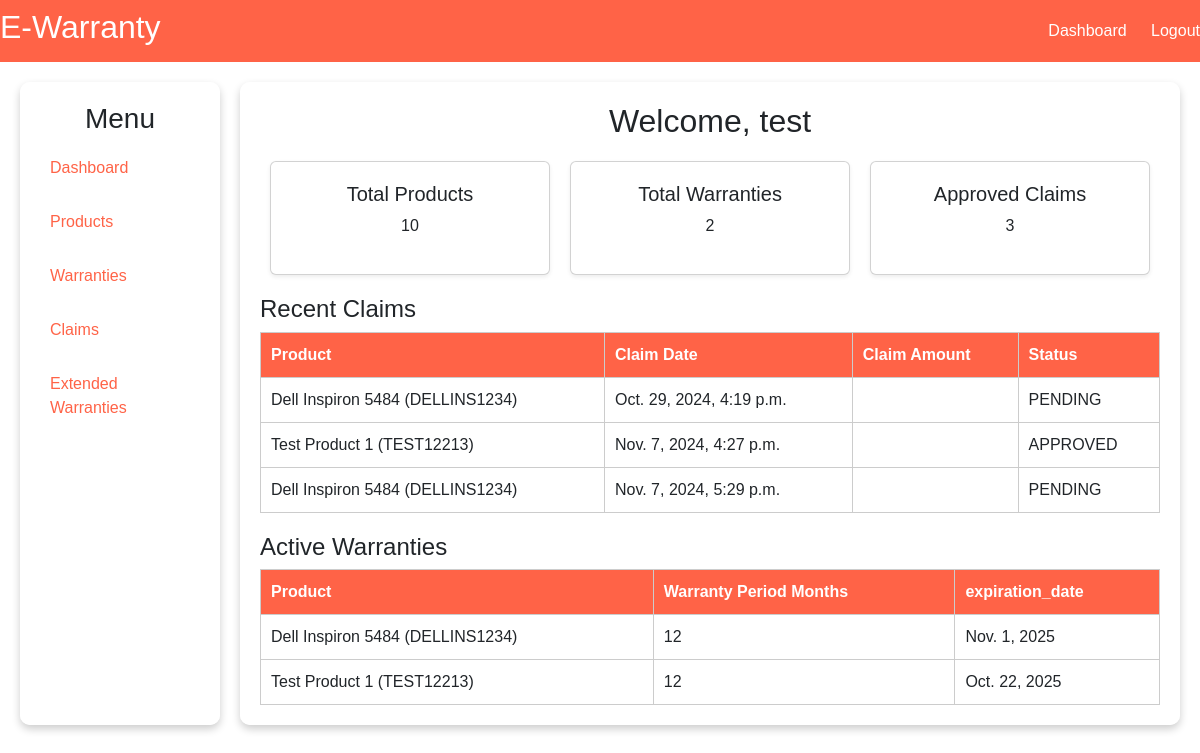
/customer/dashboard (signed in), run on the app's committed database.
### warranty_management/models.py (models this page shows, shortened)
class Claim(models.Model):
    STATUS_CHOICES = [
        ('PENDING', 'Pending'),
        ('APPROVED', 'Approved'),
        ('REJECTED', 'Rejected'),
        ('RESOLVED', 'Resolved'),
    ]
    ISSUE_SEVERITY = [
        ('CRITICAL','Critical'),
        ('HIGH', 'High'),
        ('MODERATE','Moderate'),
        ('LOW','Low'),
    ]
    customer = models.ForeignKey(Customer, on_delete=models.CASCADE, related_name='claims')
    product = models.ForeignKey(Product, on_delete=models.CASCADE)
    issue_description = models.TextField()
    date_of_claim = models.DateTimeField(auto_now_add=True)
    claim_amount = models.DecimalField(max_digits=15, decimal_places=2)
    status = models.CharField(max_length=10, choices=STATUS_CHOICES, default='PENDING')
    repair_document = models.FileField(upload_to='documents/cliams/', blank=True, null=True)  # Add document upload field
    document_url=models.CharField(max_length=1024, blank=True, null=True)
    issue_severity = models.CharField(max_length=10, choices=ISSUE_SEVERITY, default='MODERATE')
    resolution_description = models.TextField(blank=True, null=True)

class Product(models.Model):
    customer = models.ForeignKey(Customer, on_delete=models.CASCADE)
    product_name = models.CharField(max_length=100)
    serial_number = models.CharField(max_length=100, unique=True)
    purchase_date = models.DateField()
    category = models.CharField(max_length=100)
    purchase_document = models.FileField(upload_to='documents/products/', blank=True, null=True)
    document_url=models.CharField(max_length=1024, blank=True, null=True)
    description = models.TextField(blank=True, null=True)
    purchase_amount = models.DecimalField(max_digits=15, decimal_places=2)
    def __str__(self):
        return f"{self.product_name} ({self.serial_number})"

class Warranty(models.Model):
    STATUS_CHOICES = [
        ('PENDING', 'Pending'),
        ('ACTIVE', 'Active'),
        ('REJECTED', 'Rejected'),
        ('EXPIRED','Expired')
    ]
    customer = models.ForeignKey(Customer, on_delete=models.CASCADE, related_name='warranties')
    product = models.ForeignKey(Product, on_delete=models.CASCADE)
    warranty_period_months = models.PositiveIntegerField()  # warranty duration in months
    expiration_date = models.DateField(blank=True, null=True)
    terms_and_conditions = models.TextField(blank=True, null=True)
    warranty_document = models.FileField(upload_to='documents/warranties/', blank=True, null=True)  # Add document upload field
    document_url=models.CharField(max_length=1024, blank=True, null=True)
    status = models.CharField(max_length=10, choices=STATUS_CHOICES, default='PENDING')

### customer/views.py (the view)
# urls.py: path('dashboard', views.dashboard_view,name='customer_dashboard'),
def dashboard_view(request):
    data = {}
    try:
        customer = get_customer(request)
        tot_prods, tot_warr, tot_claims = data_helper.get_metrics(WMS_MODALS,customer)
        data['total_products'] =  tot_prods
        data['total_warranties'] = tot_warr
        data['total_claims'] = tot_claims
        data['recent_claims'] = data_helper.get_recent_claims(WMS_MODALS, customer)
        data['active_warranties'] = data_helper.get_warranties_by_status(WMS_MODALS, customer, "ACTIVE")
    except Exception as e:
        print('dashboard error: ',str(e))
    return render(request, 'customer/dashboard.html', context= data)

### customer/views.py (called while the page is built)
def get_customer(request):
    return customer_models.Customer.objects.get(user=request.user)

### wms_library/helpers/data_helper.py (called while the page is built)
def get_common_data(WMS_MODELS, customer):
    products = WMS_MODELS.Product.objects.filter(customer = customer)
    warranties = WMS_MODELS.Warranty.objects.filter(customer = customer)
    claims = WMS_MODELS.Claim.objects.filter(customer = customer)
    return products, warranties, claims

def get_metrics(WMS_MODELS, customer):
    products, warranties, claims = get_common_data(WMS_MODELS, customer)
    return products.count(), warranties.count(), claims.count()

def get_recent_claims(WMS_MODELS, customer):
    claims = WMS_MODELS.Claim.objects.filter(customer = customer).order_by('date_of_claim')[:5]
    return claims

def get_warranties_by_status(WMS_MODELS, customer, status):
    return WMS_MODELS.Warranty.objects.filter(customer=customer,status=status)

### templates/customer/dashboard.html (shortened to what this page needs)
{% extends 'customer/base.html' %}
{% block content %}
<div class="">
    <h2>Welcome, <span class="text-dark">{{ user.username }}</span></h2>
    <div class="cards">
        <div class="card shadow-sm">
            <h5>Total Products</h5>
            <p>{{total_products}}</p>
        </div>
        <div class="card shadow-sm">
            <h5>Total Warranties</h5>
            <p>{{total_warranties}}</p>
        </div>
        <div class="card  shadow-sm">
            <h5>Approved Claims</h5>
            <p>{{total_claims}}</p>
        </div>
    </div>
    <div class="recent-warranties">
        <h4>Recent Claims</h4>
        <table>
            <thead>
                <tr>
                    <th>Product</th>
                    <th>Claim Date</th>
                    <th>Claim Amount</th>
                    <th>Status</th>
                </tr>
            </thead>
            <tbody>
                {% for claim in recent_claims %}
                    <tr>
                        <td>{{claim.product}}</td>
                        <td>{{claim.date_of_claim}}</td>
                        <td>{{claim.amount_claimed}}</td>
                        <td>{{claim.status}}</td>
                    </tr>
                {% endfor %}
            </tbody>
        </table>
    </div>
    <div class="recent-warranties">
        <h4>Active Warranties</h4>
        <table>
            <thead>
                <tr>
                    <th>Product</th>
                    <th>Warranty Period Months</th>
                    <th>expiration_date</th>
                </tr>
            </thead>
            <tbody>
                {% for warranty in active_warranties %}
                    <tr>
                        <td>{{warranty.product}}</td>
                        <td>{{warranty.warranty_period_months}}</td>
                        <td>{{warranty.expiration_date}}</td>
                    </tr>
                {% endfor %}
            </tbody>
        </table>
    </div>
</div>
{% endblock %}

### data on the page
Claim: product "Dell Inspiron 5484 (DELLINS1234)", date_of_claim "Oct. 29, 2024, 4:19 p.m.", status "PENDING"
Claim: product "Test Product 1 (TEST12213)", date_of_claim "Nov. 7, 2024, 4:27 p.m.", status "APPROVED"
Claim: product "Dell Inspiron 5484 (DELLINS1234)", date_of_claim "Nov. 7, 2024, 5:29 p.m.", status "PENDING"
Warranty: product "Dell Inspiron 5484 (DELLINS1234)", warranty_period_months "12", expiration_date "Nov. 1, 2025"
Warranty: product "Test Product 1 (TEST12213)", warranty_period_months "12", expiration_date "Oct. 22, 2025"

### other printed values
{{ user.username }} "test"
{{ total_products }} "10"
{{ total_warranties }} "2"
{{ total_claims }} "3"
